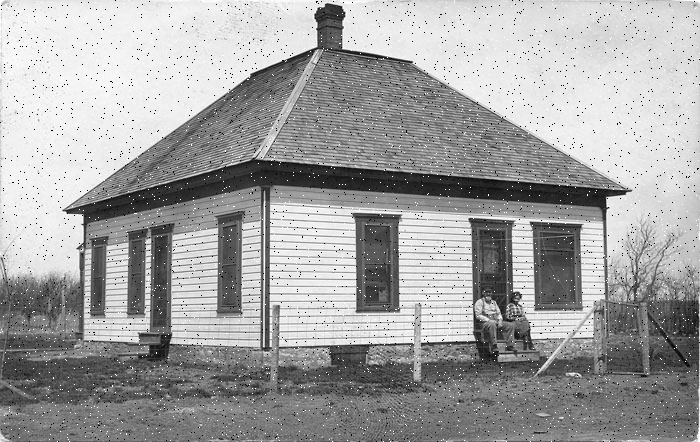
#> input picture project2/task2.png, 700 x 442 px
$ jupyter execute --allow-errors Task2.ipynb
#> lines starting #> are read from the running program, lines starting #| are printed output that depends on the picture; after the words box and inside, x2 and y2 are one past the last pixel; in counts of white or black regions, pixels touching at a corner belong together
[cell 1]
"""
 Grayscale Image Processing
(Due date: Nov. 26, 11:59 P.M., 2021)

The goal of this task is to experiment with two commonly used
image processing techniques: image denoising and edge detection.
Specifically, you are given a grayscale image with salt-and-pepper noise,
which is named 'task2.png' for your code testing.
Note that different image might be used when grading your code.

You are required to write programs to:
(i) denoise the image using 3x3 median filter;
(ii) detect edges in the denoised image along both x and y directions using Sobel operators (provided in line 30-32).
(iii) design two 3x3 kernels and detect edges in the denoised image along both 45° and 135° diagonal directions.
Hint:
• Zero-padding is needed before filtering or convolution.
• Normalization is needed before saving edge images. You can normalize image using the following equation:
    normalized_img = 255 * frac{img - min(img)}{max(img) - min(img)}

Do NOT modify the code provided to you.
You are NOT allowed to use OpenCV library except the functions we already been imported from cv2.
You are allowed to use Numpy for basic matrix calculations EXCEPT any function/operation related to convolution or correlation.
You should NOT use any other libraries, which provide APIs for convolution/correlation ormedian filtering.
Please write the convolution code ON YOUR OWN.
"""

from cv2 import imread, imwrite, imshow, IMREAD_GRAYSCALE, namedWindow, waitKey, destroyAllWindows
import numpy as np

# Sobel operators are given here, do NOT modify them.
sobel_x = np.array([[1, 0, -1], [2, 0, -2], [1, 0, -1]]).astype(int)
sobel_y = np.array([[1, 2, 1], [0, 0, 0], [-1, -2, -1]]).astype(int)


def filter(img):
    """
    :param img: numpy.ndarray(int), image
    :return denoise_img: numpy.ndarray(int), image, same size as the input image

    Apply 3x3 Median Filter and reduce salt-and-pepper noises in the input noise image
    """

    # TO DO: implement your solution here
    pad_row =  [0]*img.shape[1]

    pad_column = [0] * (img.shape[0]+2)
    img_pad = np.vstack([pad_row,img,pad_row])
    img_pad = np.column_stack((pad_column,img_pad,pad_column))

    median_array=[]
    for i in range(1,img_pad.shape[0]-1):
        for j in range(1,img_pad.shape[1]-1):
            temp_array = img_pad[i-1:i+2,j-1:j+2]
            temp_array_flat = temp_array.flatten()
            temp_array_flat.sort()
            median_array.append(median(temp_array_flat))

    denoise_img = np.array(median_array).reshape(img.shape)

    return denoise_img


def convolve2d(img, kernel):
    """
    :param img: numpy.ndarray, image
    :param kernel: numpy.ndarray, kernel
    :return conv_img: numpy.ndarray, image, same size as the input image

    Convolves a given image (or matrix) and a given kernel.
    """

    # TO DO: implement your solution here
    padded = padding(img)
    conv_img=[]
    for i in range(1,padded.shape[0]-1):
        for j in range(1,padded.shape[1]-1):
            temp_array = padded[i-1:i+2,j-1:j+2]
            temp_array.astype(int)
            conv_img.append(sum((temp_array*kernel).flatten()))
    conv_img = np.array(conv_img).reshape(img.shape)

    return conv_img


def edge_detect(img):
    """
    :param img: numpy.ndarray(int), image
    :return edge_x: numpy.ndarray(int), image, same size as the input image, edges along x direction
    :return edge_y: numpy.ndarray(int), image, same size as the input image, edges along y direction
    :return edge_mag: numpy.ndarray(int), image, same size as the input image,
                      magnitude of edges by combining edges along two orthogonal directions.

    Detect edges using Sobel kernel along x and y directions.
    Please use the Sobel operators provided in line 30-32.
    Calculate magnitude of edges by combining edges along two orthogonal directions.
    All returned images should be normalized to [0, 255].
    """

    # TO DO: implement your solution here

    flipped_x = np.flip(sobel_x)
    flipped_y = np.flip(sobel_y)
    edge_x = convolve2d(img,flipped_x)
    edge_y = convolve2d(img,flipped_y)
    edge_mag = np.sqrt(edge_x*edge_x+edge_y*edge_y)
    return normalize(edge_x), normalize(edge_y), normalize(edge_mag)


def edge_diag(img):
    """
    :param img: numpy.ndarray(int), image
    :return edge_45: numpy.ndarray(int), image, same size as the input image, edges along x direction
    :return edge_135: numpy.ndarray(int), image, same size as the input image, edges along y direction

    Design two 3x3 kernels to detect the diagonal edges of input image. Please print out the kernels you designed.
    Detect diagonal edges along 45° and 135° diagonal directions using the kernels you designed.
    All returned images should be normalized to [0, 255].
    """

    # TO DO: implement your solution here

    sobel_45 = np.array([[0,1,2] , [-1,  0,  1] , [-2 ,  -1 , 0]]).astype(int)
    sobel_135 = np.array([[2, 1, 0], [1, 0, -1], [0, -1, -2]]).astype(int)
    print("sobel_45 is:", sobel_45) # print the two kernels you designed here
    print("sobel_135 is:" , sobel_135)
    edge_45 = convolve2d(img,sobel_45)
    edge_135 = convolve2d(img,sobel_135)
    return normalize(edge_45), normalize(edge_135)

def median(array):
    if(len(array)%2!=0):
        return array[int(len(array)/2)]
    else:
        return (array[len(array)/2-1]+array[len(array)/2])/2

def padding(img):
    pad_row =  [0]*img.shape[1]

    pad_column = [0] * (img.shape[0]+2)
    img_pad = np.vstack([pad_row,img,pad_row])
    img_pad = np.column_stack((pad_column,img_pad,pad_column))
    return img_pad

def normalize(img):
    val_min = img.min()
    val_max = img.max()
    return (255 * ((img-val_min)/(val_max-val_min)))


if __name__ == "__main__":
    noise_img = imread('task2.png', IMREAD_GRAYSCALE)
#> noise_img is the input picture: shape (442, 700); min 0, max 255, mean 162.3
    denoise_img = filter(noise_img)
#> in filter, `img_pad = np.vstack([pad_row,img,pad_row])`:
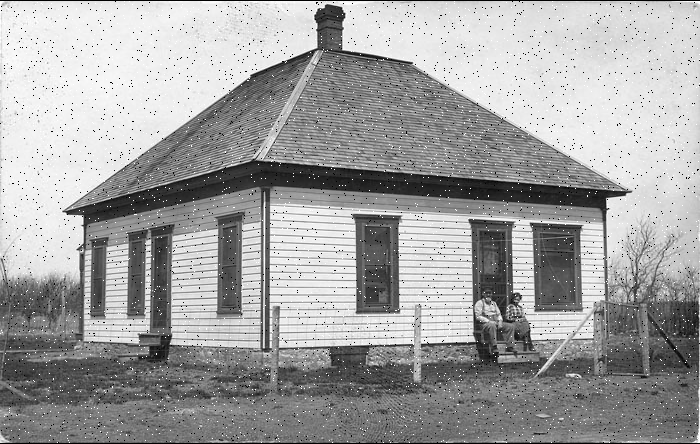
#> img_pad: shape (444, 700) int64; min 0, max 255, mean 161.6
#> in filter, `img_pad = np.column_stack((pad_column,img_pad,pad_column))`:
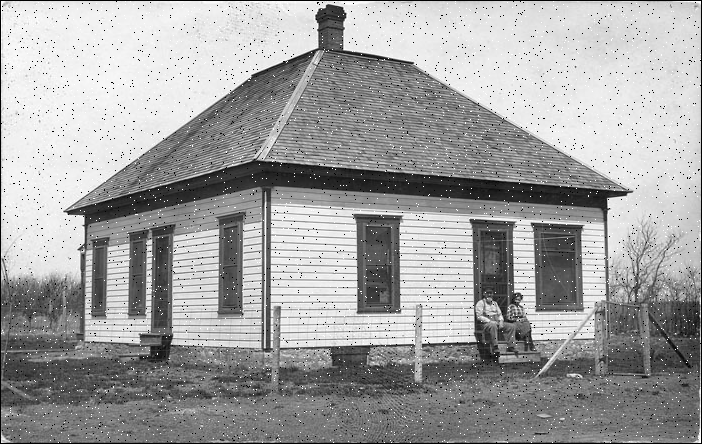
#> img_pad: shape (444, 702) int64; min 0, max 255, mean 161.1
#> after the loop in filter, `for i in range(1,img_pad.shape[0]-1):`: median_array = 309400 items
#> in filter, `denoise_img = np.array(median_array).reshape(img.shape)`:
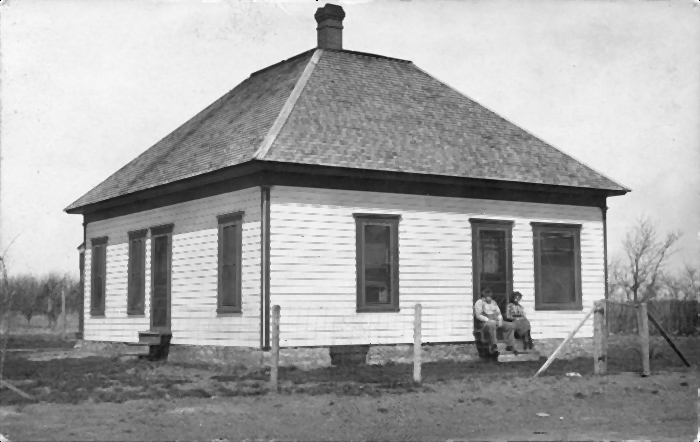
#> denoise_img: shape (442, 700) int64; min 0, max 255, mean 163.6
    imwrite('results/task2_denoise.jpg', denoise_img)
    edge_x_img, edge_y_img, edge_mag_img = edge_detect(denoise_img)
#> in padding, `img_pad = np.vstack([pad_row,img,pad_row])`:
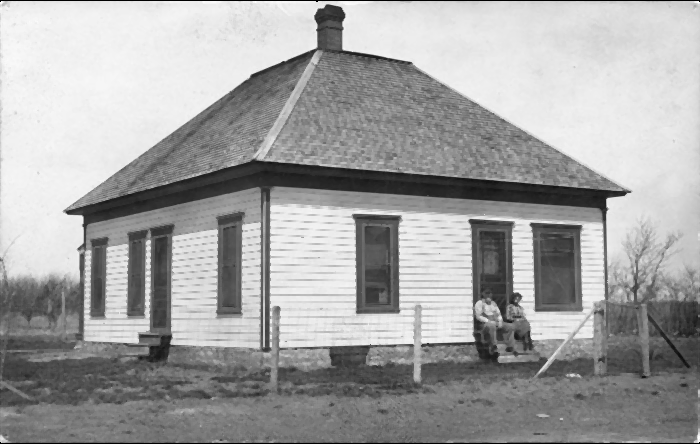
#> img_pad: shape (444, 700) int64; min 0, max 255, mean 162.9
#> in convolve2d (call 2), `conv_img = np.array(conv_img).reshape(img.shape)`:
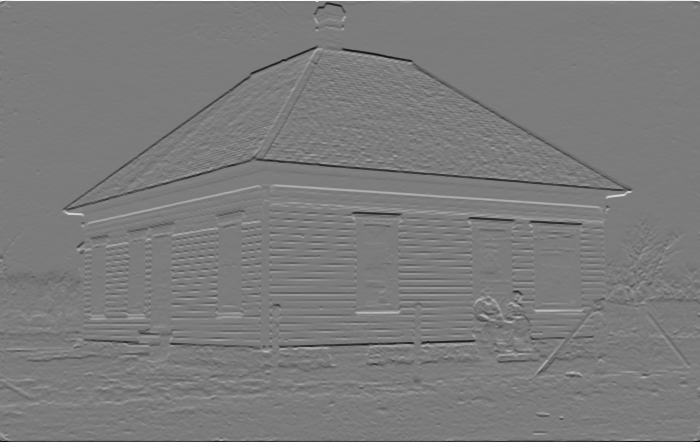
#> conv_img: shape (442, 700) int64; min -957, max 1009, mean -1; drawn with min black and max white
#> in edge_detect, `edge_mag = np.sqrt(edge_x*edge_x+edge_y*edge_y)`:
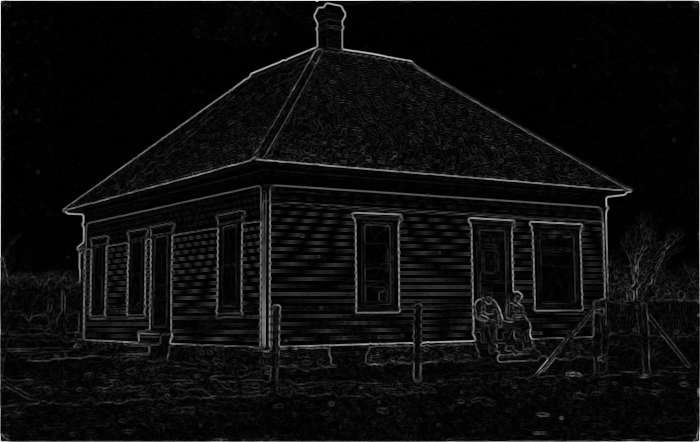
#> edge_mag: shape (442, 700) float64; min 0, max 1120, mean 59.5; drawn with min black and max white
#> in normalize, `val_min = img.min()`: val_min = -1009
#> in normalize, `val_max = img.max()`: val_max = 1010
    imwrite('results/task2_edge_x.jpg', edge_x_img)
    imwrite('results/task2_edge_y.jpg', edge_y_img)
    imwrite('results/task2_edge_mag.jpg', edge_mag_img)
    edge_45_img, edge_135_img = edge_diag(denoise_img)
#> in edge_diag, `sobel_45 = np.array([[0,1,2] , [-1,  0,  1] , [-2 ,  -1 , 0]]).astype(..`: sobel_45 = [[0, 1, 2], [-1, 0, 1], [-2, -1, 0]]
#> in edge_diag, `sobel_135 = np.array([[2, 1, 0], [1, 0, -1], [0, -1, -2]]).astype(int)`: sobel_135 = [[2, 1, 0], [1, 0, -1], [0, -1, -2]]
#| sobel_45 is: [[ 0  1  2]
#|  [-1  0  1]
#|  [-2 -1  0]]
#| sobel_135 is: [[ 2  1  0]
#|  [ 1  0 -1]
#|  [ 0 -1 -2]]
#> in convolve2d (call 3), `conv_img = np.array(conv_img).reshape(img.shape)`:
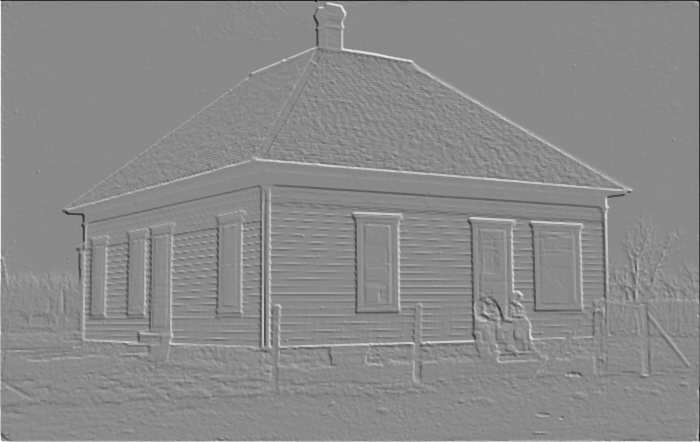
#> conv_img: shape (442, 700) int64; min -1000, max 843, mean 0.7; drawn with min black and max white
#> in convolve2d (call 4), `conv_img = np.array(conv_img).reshape(img.shape)`:
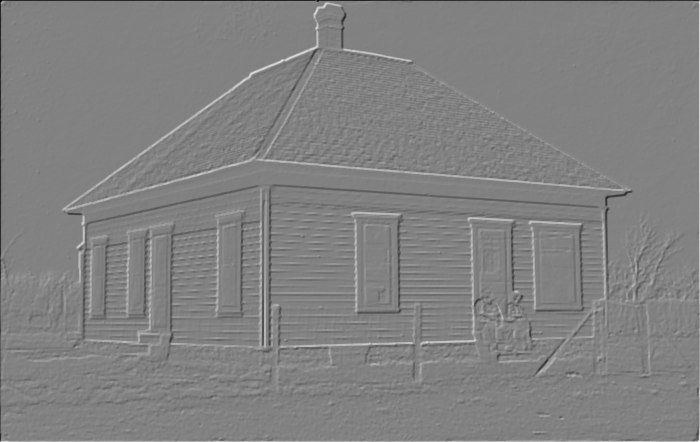
#> conv_img: shape (442, 700) int64; min -1018, max 984, mean 0.7; drawn with min black and max white
    imwrite('results/task2_edge_diag1.jpg', edge_45_img)
    imwrite('results/task2_edge_diag2.jpg', edge_135_img)

    print(len(noise_img),len(edge_x_img))
#| 442 442

[cell 2]
noise_img.shape

[cell 3]
pad_row =  [0]*noise_img.shape[1]

pad_column = [0] * (noise_img.shape[0]+2)

[cell 4]
img_pad = np.vstack([pad_row,noise_img,pad_row])

[cell 5]
img_pad = np.column_stack((pad_column,img_pad,pad_column))

[cell 6]
median_array=[]
for i in range(1,img_pad.shape[0]-1):
    for j in range(1,img_pad.shape[1]-1):
        temp_array = img_pad[i-1:i+2,j-1:j+2]
        temp_array_flat = temp_array.flatten()
        temp_array_flat.sort()
        median_array.append(median(temp_array_flat))
#> after the loop, median_array = 309400 items

#> (a cell that did not finish here is left out)

[cell 8]
img_pad[1:3,2:5]
#> Out = [[255, 255, 245], [255, 236, 219]]

[cell 9]
a=np.array([0]*100)
#> a = 100 values from 0 to 0

[cell 10]
temp_array.sort()

[cell 11]
sort = temp_array.flatten()

[cell 12]
def median(array):
    if(len(array)%2!=0):
        return array[int(len(array)/2)]
    else:
        return (array[len(array)/2-1]+array[len(array)/2])/2

[cell 13]
median(sort)

[cell 14]
filter_img = np.array(median_array).reshape(noise_img.shape)

[cell 15]
def padding(img):
    pad_row =  [0]*img.shape[1]

    pad_column = [0] * (img.shape[0]+2)
    img_pad = np.vstack([pad_row,img,pad_row])
    img_pad = np.column_stack((pad_column,img_pad,pad_column))
    return img_pad

[cell 16]
##Edge Detect code from here
padded = padding(filter_img)

[cell 17]
sobel_x

[cell 18]
flipped_x = np.flip(sobel_x)
flipped_y = np.flip(sobel_y)

[cell 19]
convolved_img=[]
for i in range(1,padded.shape[0]-1):
    for j in range(1,padded.shape[1]-1):
        temp_array = padded[i-1:i+2,j-1:j+2]
        convolved_img.append(sum((temp_array*flipped_x).flatten()))
#> after the loop, convolved_img = 309400 items

temp_array*flipped_x

[cell 20]
convolved_img = np.array(convolved_img).reshape(filter_img.shape)

[cell 21]
flipped_x

[cell 22]
flipped_y

[cell 23]
val_min = edge_x_img.min()
#> val_min = 0
val_max = edge_x_img.max()
#> val_max = 255
x = 255 * ((edge_x_img-val_min)/(val_max-val_min))

[cell 24]
np.array([[-2,-1,0] , [-1 ,0  ,1] , [0  , 1 , 2]]).astype(int)
#> Out = [[-2, -1, 0], [-1, 0, 1], [0, 1, 2]]

[cell 25]
edge_diag(padded)
#| sobel_45 is: [[ 0  1  2]
#|  [-1  0  1]
#|  [-2 -1  0]]
#| sobel_135 is: [[ 2  1  0]
#|  [ 1  0 -1]
#|  [ 0 -1 -2]]
#> in padding (call 2), `img_pad = np.vstack([pad_row,img,pad_row])`:
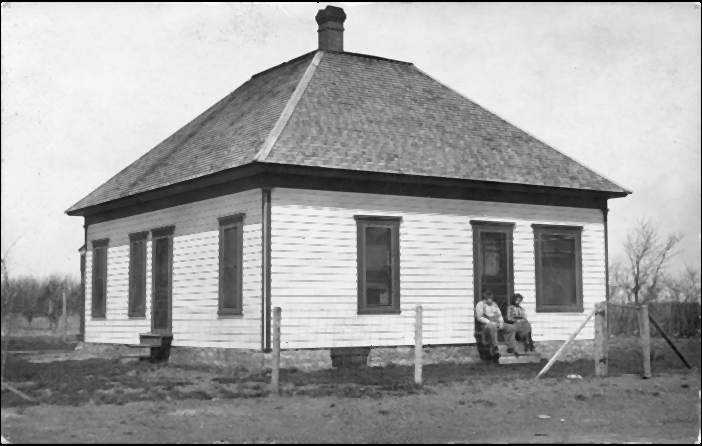
#> img_pad: shape (446, 702) int64; min 0, max 255, mean 161.7
#> after the loop in convolve2d (call 5), `for i in range(1,padded.shape[0]-1):`: conv_img = 311688 items
#> in convolve2d (call 5), `conv_img = np.array(conv_img).reshape(img.shape)`:
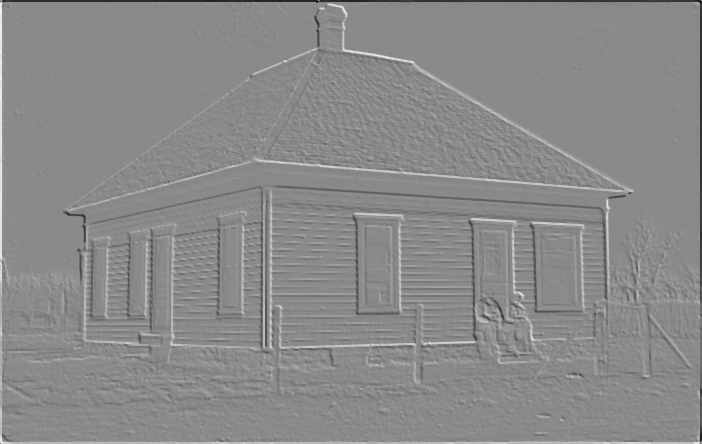
#> conv_img: shape (444, 702) int64; min -1000, max 843, mean 0; drawn with min black and max white

$ run again, with project2/task3.png copied over project2/task2.png
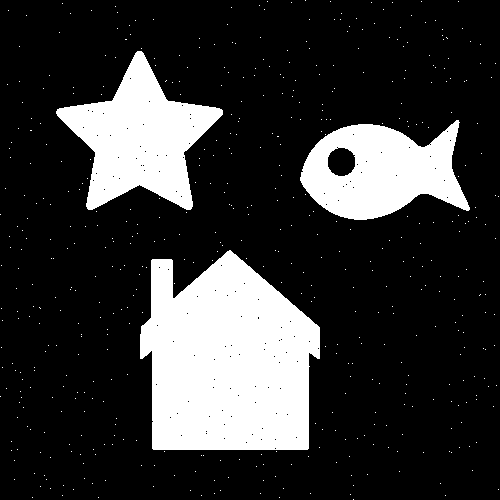
#> input picture project2/task3.png, 500 x 500 px
#> noise_img: shape (500, 500); 20.8% white; 518 white regions (515 under 20 px), largest, box (x1, y1, x2, y2) and area: (140, 250, 320, 450) 27930, (56, 51, 223, 210) 12732, (300, 120, 470, 220) 10859
#> after the loop in filter, `for i in range(1,img_pad.shape[0]-1):`: median_array = 250000 items
#> denoise_img: shape (500, 500) int64; 20.7% white; 3 white regions, box (x1, y1, x2, y2) and area: (140, 250, 320, 450) 27994, (56, 51, 223, 210) 12765, (300, 120, 470, 220) 10878
#> in normalize, `val_min = img.min()`: val_min = -1020
#> in normalize, `val_max = img.max()`: val_max = 1020
#> sobel_45 = [[0, 1, 2], [-1, 0, 1], [-2, -1, 0]]
#> sobel_135 = [[2, 1, 0], [1, 0, -1], [0, -1, -2]]
#| sobel_45 is: [[ 0  1  2]
#|  [-1  0  1]
#|  [-2 -1  0]]
#| sobel_135 is: [[ 2  1  0]
#|  [ 1  0 -1]
#|  [ 0 -1 -2]]
#> `imwrite('results/task2_edge_diag1.jpg', edge_45_img)`:
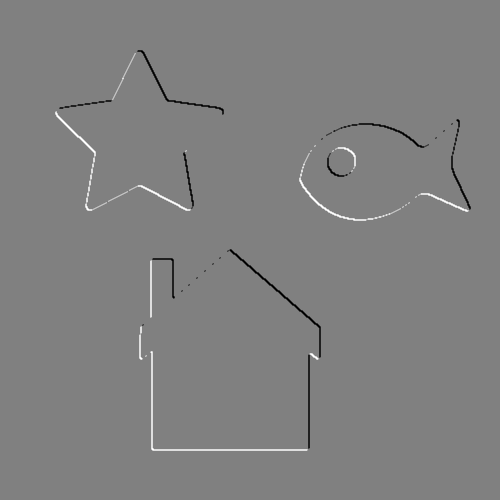
#> saved as task2_edge_diag1.jpg: shape (500, 500); min 0, max 255, mean 128
#| 500 500
#> after the loop `for i in range(1,img_pad.shape[0]-1):`: median_array = 250000 items
#> `img_pad[1:3,2:5]`: Out = [[0, 0, 0], [0, 0, 0]]
#> a = 100 values from 0 to 0
#> after the loop `for i in range(1,padded.shape[0]-1):`: convolved_img = 250000 items
#> `val_min = edge_x_img.min()`: val_min = 0
#> `val_max = edge_x_img.max()`: val_max = 255
#> `np.array([[-2,-1,0] , [-1 ,0  ,1] , [0  , 1 , 2]]).astype(int)`: Out = [[-2, -1, 0], [-1, 0, 1], [0, 1, 2]]
#| sobel_45 is: [[ 0  1  2]
#|  [-1  0  1]
#|  [-2 -1  0]]
#| sobel_135 is: [[ 2  1  0]
#|  [ 1  0 -1]
#|  [ 0 -1 -2]]
#> in padding (call 2), `img_pad = np.column_stack((pad_column,img_pad,pad_column))`:
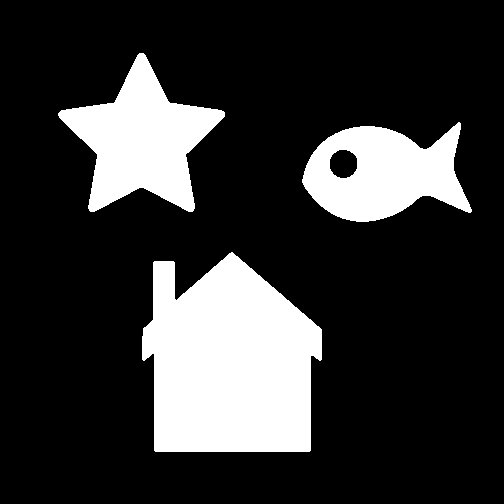
#> img_pad: shape (504, 504) int64; 20.3% white; 3 white regions, box (x1, y1, x2, y2) and area: (142, 252, 322, 452) 27994, (58, 53, 225, 212) 12765, (302, 122, 472, 222) 10878
